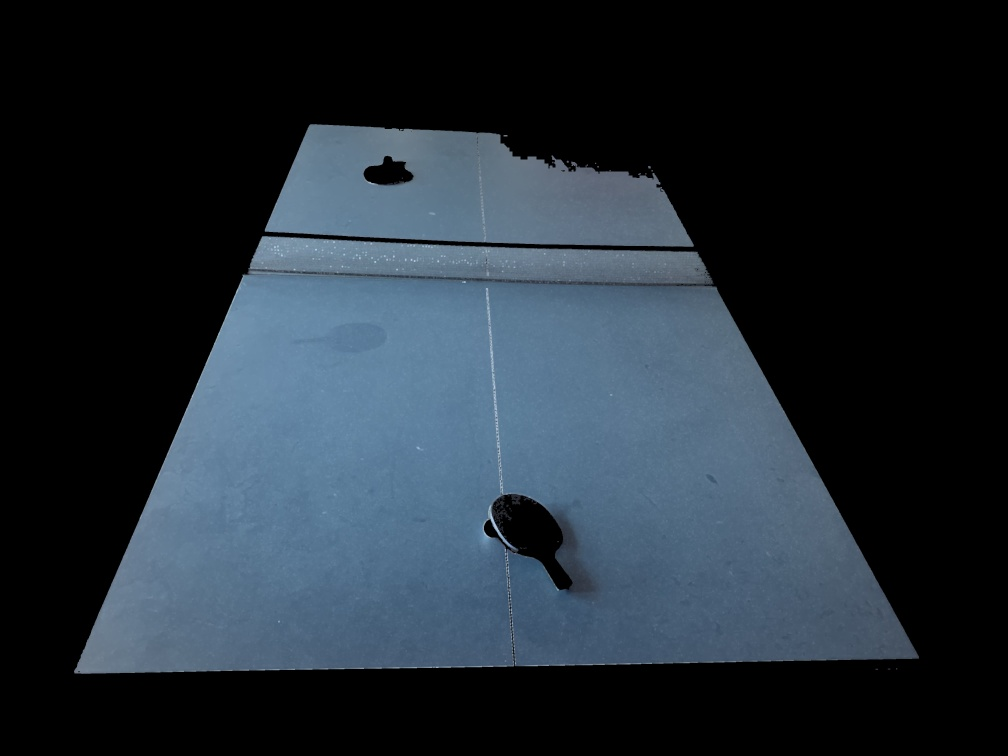
#> input picture IsolatedTable5.jpg, 1008 x 756 px
$ python openingClosing.py
#> lines starting #> are read from the running program, lines starting #| are printed output that depends on the picture; after the words box and inside, x2 and y2 are one past the last pixel; in counts of white or black regions, pixels touching at a corner belong together
import cv2
import numpy as np
from itertools import combinations

# [5 lines left out: function rescaleFrame, not called in this run]

img = cv2.imread('IsolatedTable5.jpg')
#> img is the input picture: shape (756, 1008, 3); mean B, G, R 54.6, 45.3, 35.1
gray = cv2.cvtColor(img, cv2.COLOR_BGR2GRAY)
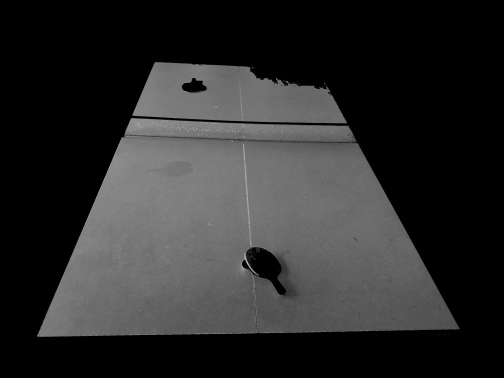
#> gray: shape (756, 1008) (shown at 1/2 size); min 0, max 201, mean 43.3

# Dialate the image
kernel = np.ones((3, 3), np.uint8)
dilation = cv2.dilate(img,kernel,iterations = 2)
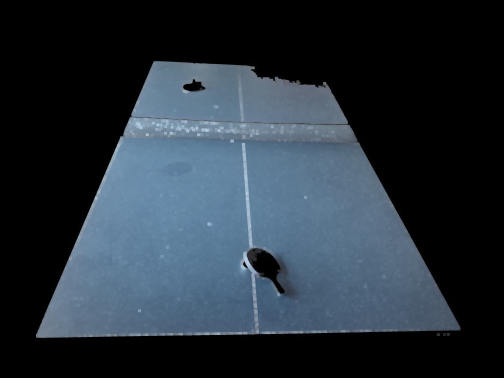
#> dilation: shape (756, 1008, 3) (shown at 1/2 size); mean B, G, R 58.1, 48.6, 38.3

# Opening and Closing
kernel = np.ones((9, 9), np.uint8)
for i in range(100):
    dilation = cv2.morphologyEx(dilation, cv2.MORPH_OPEN, kernel)
    dilation = cv2.morphologyEx(dilation, cv2.MORPH_CLOSE, kernel)
    cv2.imshow("Morphology", dilation)

max_area = 0
largest_rectangle_contour = None

# Detect corners
corners = cv2.goodFeaturesToTrack(cv2.cvtColor(dilation, cv2.COLOR_BGR2GRAY), 100, 0.01, 10)
#> corners = 100 rows, first 8: [262, 233], [74, 674], [503, 140], [515, 153], [241, 273], [369, 178], [537, 155], [401, 164]
corners = np.intp(corners)

# Function to compute the area of a quadrilateral given its vertices
def compute_area(corner_set):
    return cv2.contourArea(np.array(corner_set))# Find the combination of four corners that form the largest area

max_area = 0
best_combination = []
for comb in combinations(corners, 4):
    area = compute_area(comb)
    if area > max_area:
        max_area = area
        best_combination = comb
#> this loop made 3921225 passes
#> (area, max_area, best_combination) on passes 1, 3, 5, 6, 12, 108: (42274, 42274, ([[262, 233]], [[74, 674]], [[503, 140]], [[515, 153]])), (46050.5, 46050.5, ([[262, 233]], [[74, 674]], [[503, 140]], [[369, 178]])), (46249.5, 46249.5, ([[262, 233]], [[74, 674]], [[503, 140]], [[401, 164]])), (46947, 46947, ([[262, 233]], [[74, 674]], [[503, 140]], [[386, 164]])), (55514.5, 55514.5, ([[262, 233]], [[74, 674]], [[503, 140]], [[308, 123]])), (60341.5, 60341.5, ([[262, 233]], [[74, 674]], [[515, 153]], [[308, 123]]))
#> after the loop, best_combination = ([[74, 674]], [[918, 659]], [[662, 184]], [[302, 133]]); max_area = 305564

# Draw the selected corners
for corner in best_combination:
    x, y = corner.ravel()
    cv2.circle(img, (x,y), 3, (0,0,255), -1)
#> this loop made 4 passes
#> img: shape (756, 1008, 3); 0.02% of pixels changed, all inside (x1, y1, x2, y2) = (71, 130, 922, 678)

# Show the corners on the Isolated Table image
cv2.imshow("Shapes with Corners", img)
cv2.waitKey(0)
cv2.destroyAllWindows()

# Morphology
cv2.imshow("Morphology", dilation)
cv2.waitKey(0)
cv2.destroyAllWindows()

# Canny Edge Detection
edges = cv2.Canny(dilation, 100, 200)
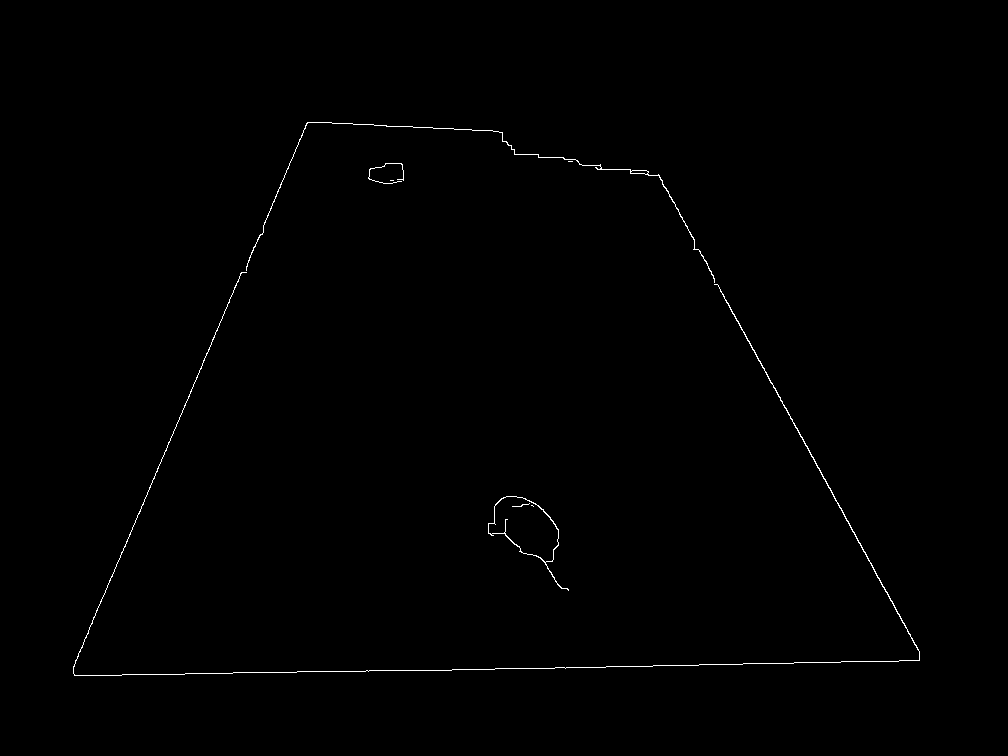
#> edges: shape (756, 1008); 0.4% white in thin lines or dots, all inside (x1, y1, x2, y2) = (73, 122, 920, 676)
cv2.imshow("Edges", edges)
cv2.waitKey(0)
cv2.destroyAllWindows()

$ run again, with IsolatedTable2.jpg copied over IsolatedTable5.jpg
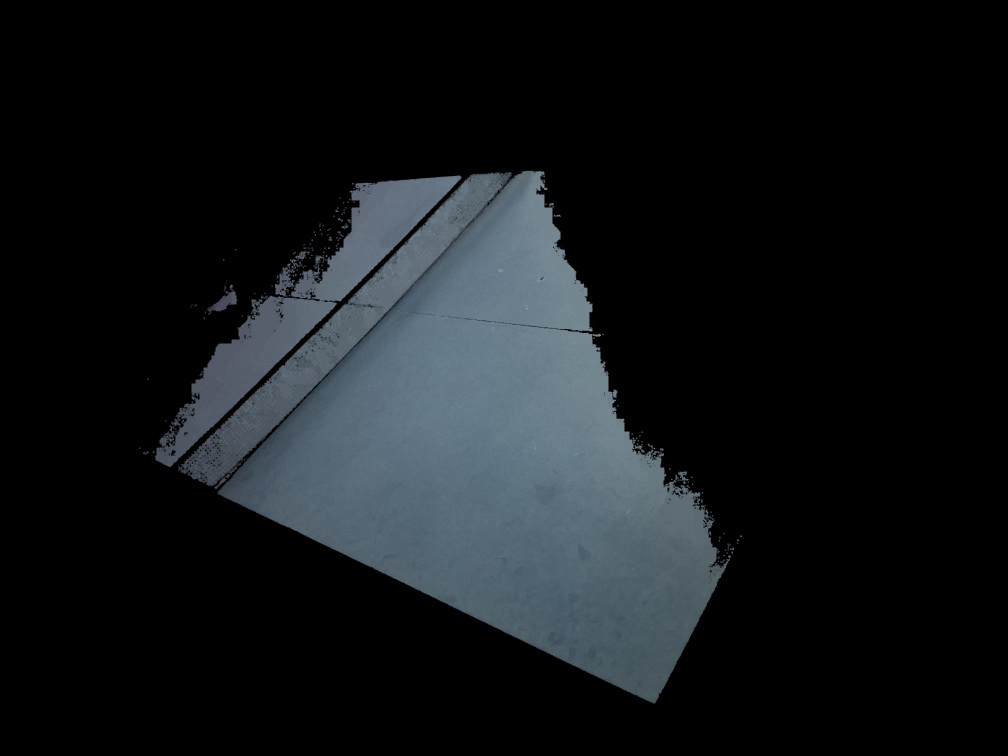
#> input picture IsolatedTable2.jpg, 1008 x 756 px
#> img is the input picture: shape (756, 1008, 3); mean B, G, R 25.4, 22.8, 19.3
#> `dilation = cv2.dilate(img,kernel,iterations = 2)`:
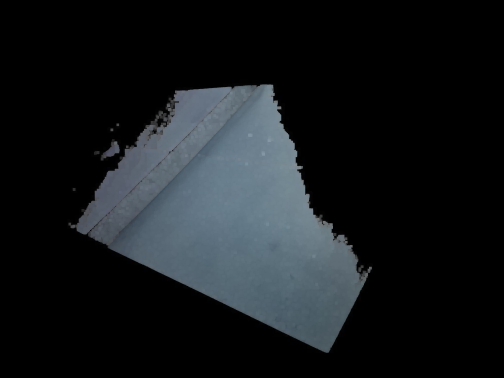
#> dilation: shape (756, 1008, 3) (shown at 1/2 size); mean B, G, R 27.7, 25, 21.4
#> corners = 100 rows, first 8: [625, 417], [601, 346], [627, 428], [578, 277], [563, 246], [592, 315], [606, 360], [687, 470]
#> the loop `for comb in combinations(corners, 4):` made 3921225 passes
#> (area, max_area, best_combination) on passes 1, 2, 5, 6, 10, 11: (57.5, 57.5, ([[625, 417]], [[601, 346]], [[627, 428]], [[578, 277]])), (109, 109, ([[625, 417]], [[601, 346]], [[627, 428]], [[563, 246]])), (349, 349, ([[625, 417]], [[601, 346]], [[627, 428]], [[687, 470]])), (1385.5, 1385.5, ([[625, 417]], [[601, 346]], [[627, 428]], [[332, 252]])), (1755.5, 1755.5, ([[625, 417]], [[601, 346]], [[627, 428]], [[272, 292]])), (2003, 2003, ([[625, 417]], [[601, 346]], [[627, 428]], [[235, 336]]))
#> after the loop `for comb in combinations(corners, 4):`: best_combination = ([[545, 170]], [[155, 446]], [[657, 703]], [[733, 546]]); max_area = 148437
#> the loop `for corner in best_combination:` made 4 passes
#> `edges = cv2.Canny(dilation, 100, 200)`:
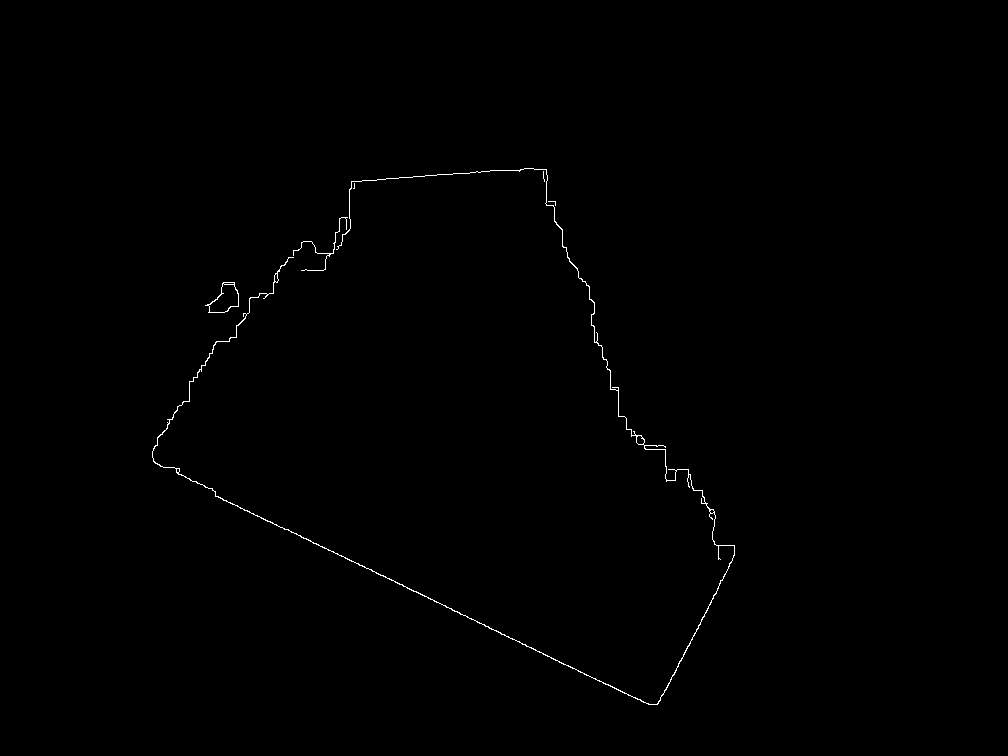
#> edges: shape (756, 1008); 0.34% white in thin lines or dots, all inside (x1, y1, x2, y2) = (152, 168, 735, 705)
